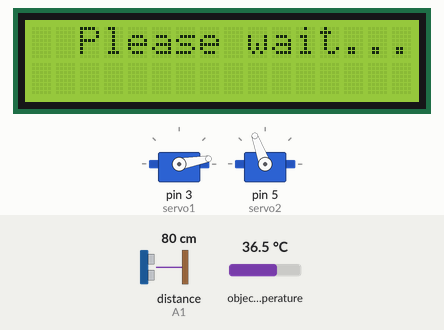
This sketch was run on a simulated Arduino Uno, built with avr-gcc and run on an emulated ATmega328P. Parts: 16×2 character LCD, 2 × servo. Inputs (shaded band) come from the test bench; at power-on: object temperature 36.5 °C, distance to the obstacle (sensor on A1) 80 cm. The echo pulse lasts 58.3 µs per cm; what the sketch prints to the serial monitor is not drawn.

Above: at 1.6 s.
1.7 s: object temperature set to 39 °C
At 9.5 s:
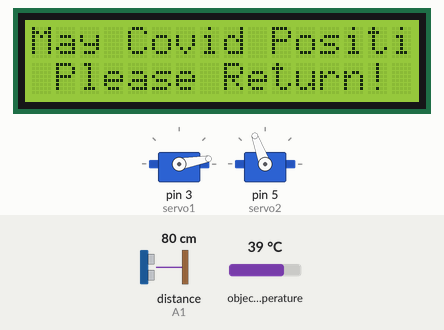
15.7 s: object temperature set to 20 °C
18.8 s: object temperature set to 44 °C
At 28.9 s:
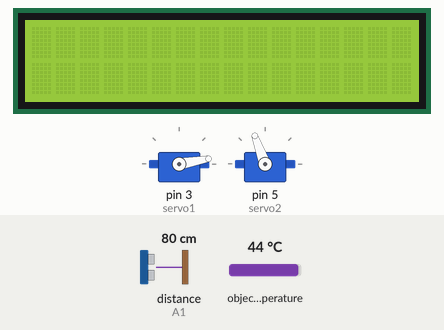
30.8 s: object temperature set to 26 °C
33.9 s: object temperature set to 44 °C
At 42.5 s:
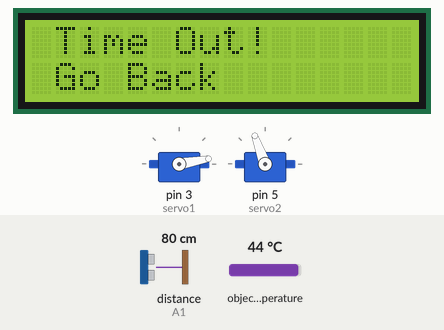
Timing chart, 0 to 44.0 s (numbered marks = the images above; inputs shaded):
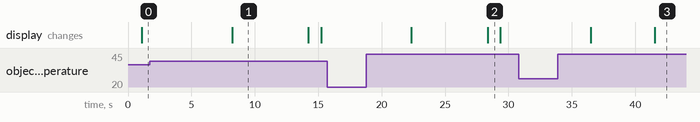

The sketch:

project.ino
```cpp
#include <Adafruit_MLX90614.h>
#include<Wire.h>
#include<Servo.h>
#include<LiquidCrystal_I2C.h>

LiquidCrystal_I2C lcd (0x27, 16, 2);
Servo servo1;
Servo servo2;

int trigpin = A0;
int echopin = A1;
float distance;
float duration;

Adafruit_MLX90614 mlx = Adafruit_MLX90614();
int pos = 10;

void setup() {

  Serial.begin(9600);
  Serial.println("Adafruit MLX90614 Emissivity Setter.\n");
  mlx.begin();
  lcd.begin();
  servo1.attach(3);
  servo2.attach(5);
  pinMode(trigpin, OUTPUT);
  pinMode(echopin, INPUT);
  Serial.begin(9600);
}

int p, i = 0, q = 0.0, r = 0.0, j = 0, s = 0, t = 0, pass = 0, count2 = 0;

void loop() {
  if (pos == 10) {
    servo1.write(10);
  }
  servo2.write(110);
  delay(1000);
  ++i;
  Serial.print("Object = "); Serial.print(mlx.readObjectTempF()); Serial.println("*F");
  digitalWrite(trigpin, LOW);
  delay(2);

  lcd.setCursor(2, 0);
  lcd.print("Please wait...");
  p = mlx.readObjectTempF();
  q = q + p;
  if (p <= 95 && p >= 92)
  {
    count2++;
    if (count2 == 5)
    {
      lcd.clear();
      lcd.setCursor(3, 0);
      lcd.print("Please come");
      lcd.setCursor(5, 1);
      lcd.print("close");
      delay(5000);
      count2 = 0;
    }

    lcd.clear();
  }
  if (p >= 96 && j == 0) {
    q = 0;
    r = 0;
    i = 0;
    j = 1;
    delay(2000);
  }
  if (i == 5)
  {
    r = q / 5;

    servo1.write(10);

  }


  if (r <= 99 && r >= 96 && i == 5)
  {
    Serial.print("\n");
    s = 1;
    lcd.clear();
    lcd.setCursor(1, 0);
    lcd.print("Temp: ");
    lcd.print(r);
    lcd.print((char)223);
    lcd.print("F");
    lcd.clear();
    lcd.setCursor(1, 0);
    lcd.print("Wash Hand");
    lcd.setCursor(1, 1);
    lcd.print("In 5 Sec");
    servo1.write(10);
    servo2.write(110);
    delay(5000);
    digitalWrite(trigpin, HIGH);
    delayMicroseconds(10);
    digitalWrite(trigpin, LOW);
    duration = pulseIn(echopin, HIGH);
    distance = (duration * .034) / 2;

    if (distance <= 10)
    {

      t = 1;
      servo2.write(0);
      delay(500);
      servo2.write(110);
      delay(2000);
      if (s == 1 && t == 1)
      {
        Serial.print("Temperature in between: ");
        Serial.print(r);
        Serial.print("\n");
        ++pass;
        Serial.print("Pass: ");
        Serial.print(pass);
        Serial.print("\n");
        lcd.clear();
        lcd.setCursor(1, 0);
        lcd.print("Please Enter");
        servo1.write(110);
        delay(5000);
        servo1.write(10);

      }
    }

    else if (distance > 10)
    {
      Serial.print("Temperature in between: ");
      Serial.print(r);
      Serial.print("\n");
      Serial.print("Did not wash hand\n");
      lcd.clear();
      lcd.setCursor(1, 0);
      lcd.print("Time Out!");
      lcd.setCursor(1, 1);
      lcd.print("Go Back");
      delay(5000);
    }
    lcd.clear();
    s = 0;
    t = 0;
    i = 0;
    p = 0;
    q = 0;
    r = 0;
    j = 0;

  }
  else if (r > 99 && i == 5)
  {
    lcd.clear();
    lcd.setCursor(0, 0);
    lcd.print("May Covid Positive");
    lcd.setCursor(1, 1);
    lcd.print("Please Return!");
    servo1.write(10);
    servo2.write(110);
    Serial.print("No Entry!\n");
    delay(6000);
    lcd.clear();
    i = 0;
    p = 0;
    q = 0;
    r = 0;
    j = 0;
  }
  else if (i > 5) {
    i = 0;
    p = 0;
    q = 0;
    r = 0;

  }
}
```

Measured:
- after the input at 1.7 s, the display: changes after 6.5 s (image 1)
- after the input at 15.7 s, every drawn part: stays the same
- after the input at 18.8 s, the display: first changes after 3.6 s (image 2 shows a later state)
- after the input at 30.8 s, every drawn part: stays the same
- after the input at 33.9 s, the display: first changes after 2.6 s (image 3 shows a later state)
- what the display in image 1 shows lasts 6.0 s, from 8.2 s to 14.2 s
- what the display in image 2 shows lasts 1.0 s, from 28.4 s to 29.4 s
